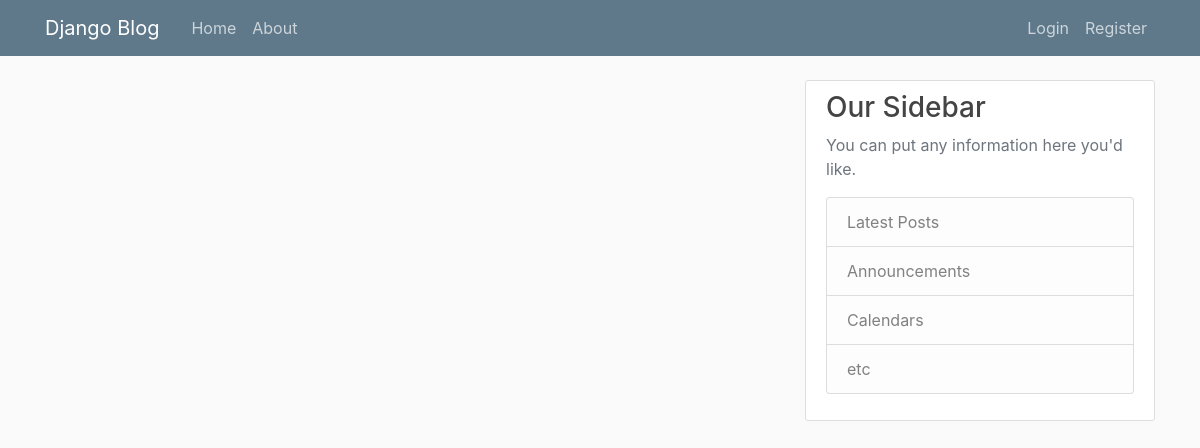
/, run on an earlier commit of the app's database.
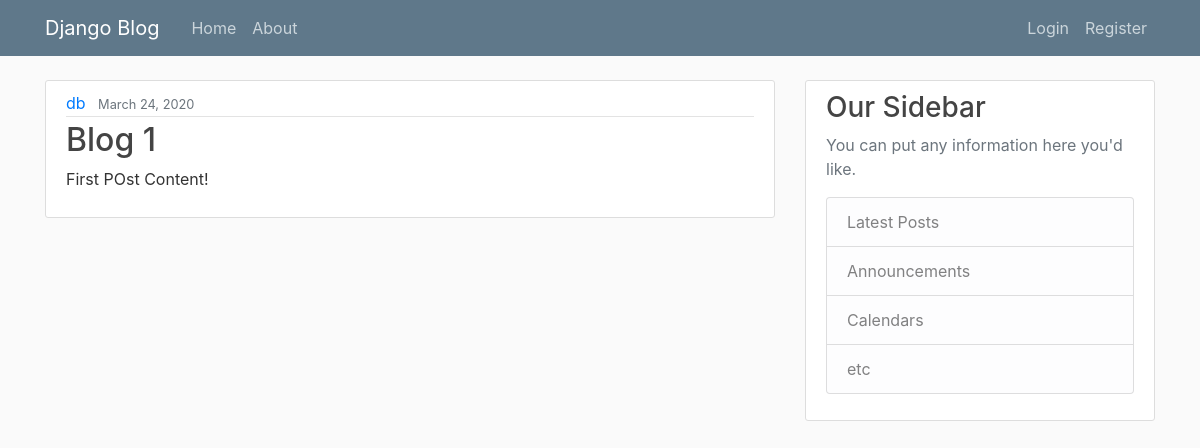
And on a later commit of the database.
### blog/models.py (models this page shows, shortened)
class Post(models.Model):
    title = models.CharField(max_length=100)
    content = models.TextField()
    date_posted = models.DateTimeField(default=timezone.now)
    author = models.ForeignKey(User, on_delete=models.CASCADE)

### blog/views.py (the view)
# urls.py: path('', views.home, name='blog-home'),
def home(request):
    context = {
        'posts': Post.objects.all()
    }
    return render(request, 'blog/home.html', context)

### blog/templates/blog/home.html
{% extends "blog/base.html" %}
{% block content %}
	{% for post in posts %}
	<article class="media content-section">
		<div class="media-body">
		<div class="article-metadata">
		  <a class="mr-2" href="#">{{ post.author }}</a>
		  <small class="text-muted">{{ post.date_posted|date:"F d, Y" }}</small>
		</div>
		<h2><a class="article-title" href="#">{{ post.title }}</a></h2>
		<p class="article-content">{{ post.content }}</p>
		</div>
		</article>
	{% endfor %}
{% endblock content %}

What changed in the data, as far as the page shows it:
added Post: author "db", date_posted "March 24, 2020", title "Blog 1", content "First POst Content!"
